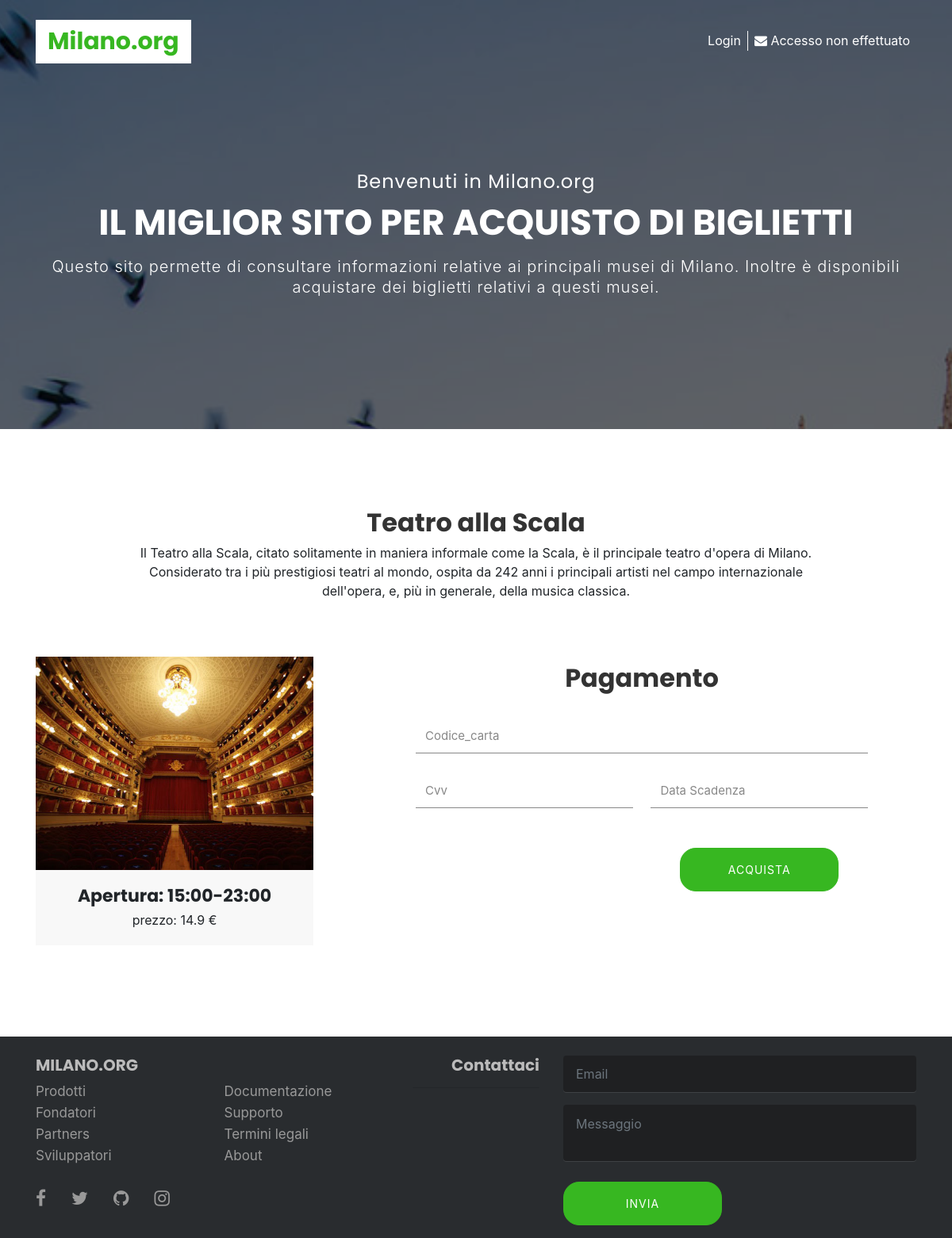
Page /info_museo.php?id=3 on the committed database.
### tables this page shows
CREATE TABLE `musei` (
  `id_museo` int(10) NOT NULL,
  `nome` text NOT NULL,
  `descrizione` text NOT NULL,
  `costo` float NOT NULL,
  `apertura` text NOT NULL,
  `chiusura` text NOT NULL,
  `immagine` text NOT NULL,
  `attivo` varchar(1) NOT NULL
);

### info_museo.php (the view, shortened to what this page needs)
<html>
    <?php
    include "includes/head.php";
    if(isset($_GET['id']))
        $id_museo = $_GET['id'];
    else
        $id_museo = $_POST['id'];
    $query = "SELECT * FROM musei WHERE id_museo = $id_museo";
    $museo = $db->query($query);
    $museo = $museo->fetch_array();
    $nome = $museo['nome'];
    $descrizione = $museo['descrizione'];
    $costo = $museo['costo'];
    $apertura = $museo['apertura'];
    $chiusura = $museo['chiusura'];
    $immagine = $museo['immagine'];
    ?>
    <body>
        <?php include "includes/header.php";
        print
        "<section id='mu-featured-tours'>
            <div class='container'>
                <div class='row'>
                    <div class='col-md-12'>
                        <div class='mu-featured-tours-area'>
                            <h2>$nome</h2>
                            <p class='mu-title-content'>$descrizione</p>
                            <div class='mu-featured-tours-content'>
                                <div class='row'>
                                    <div class='col-md-4'>
                                        <div class='mu-featured-tours-single'>
                                            <img src='assets/images/$immagine' alt='img'>
                                            <div class='mu-featured-tours-single-info'>
                                                <h3>Apertura: $apertura-$chiusura</h4>
                                                <span>prezzo: $costo €</span>
                                            </div>
                                        </div>
                                    </div>
                                    <form action='info_museo.php' method='post' class='mu-contact-form' style='margin-left:10%; float:left; width:50%'>
                                    <br>
                                        <input hidden name='id' value='$id_museo'></input>
                                        <h2> Pagamento </h2><br>
                                        <div class='form-group'>
                                            <input type='text' class='form-control' placeholder='Codice_carta' name='codice_carta' required>
                                        </div>
                                        <div>
                                            <div class='form-group' style='width:48%;float:left'>
                                                    <input type='password' class='form-control' placeholder='Cvv' name='cvv' required>
                                            </div>
                                            <div class='form-group' style='width:48%;float:left;margin-left:4%'>
                                                <input type='text' class='form-control' placeholder='Data Scadenza' id='subject' name='data_scadenza' required>
                                            </div>
                                        </div>
                                        <button name='act' value='acquista' type='submit' class='mu-send-msg-btn'><span>Acquista</span></button>
                                        <div class='form-group' style='width:48%;float:left;margin-left:4%'>";
print "                                 </div>
                                    </form>
                                </div>
                            </div>
                        </div>
                    </div>
                </div>
            </div>
        </section>";
        include 'includes/footer.php';
        ?>
    </body>
</html>

### assets/css/theme-color/default-theme.css (style rules this page uses)
.mu-send-msg-btn, .mu-send-msg-btn:focus, .mu-register-btn:hover, .mu-register-btn:focus { border: 1px solid #37b721; background-color: #37b721; }

### style.css (style rules this page uses)
body, html { overflow-x:hidden; }
h1, h2, h3, h4, h5, h6 { font-family: 'Poppins', sans-serif; font-weight: 700; margin-top: 0; }
h2 { font-size: 32px; line-height: 1.13; }
h3 { font-size: 26px; }
img { border: none; max-width: 100%; }
button { padding: 5px 15px; border: none; }
.mu-send-msg-btn { color: #555; font-size: 14px; font-weight: 400; letter-spacing: 1px; text-align: center; padding: 16px 24px; margin-top: 10px; -webkit-transition: all 0.5s; transition: all 0.5s; width: 200px; color: #fff; border-radius: 20px; cursor: pointer; text-transform: uppercase; }
#mu-featured-tours { background-color: #fff; float: left; padding: 100px 0; display: inline; width: 100%; }
.mu-featured-tours-area { display: inline; float: left; text-align: center; width: 100%; }
.mu-featured-tours-area h2 { color: #333; }
.mu-title-content { padding: 0 10%; }
.mu-featured-tours-content { display: inline; float: left; margin-top: 40px; width: 100%; }
.mu-featured-tours-single { background-color: #f8f8f8; display: inline; float: left; width: 100%; margin: 15px 0; }
.mu-featured-tours-single-info { display: inline; float: left; position: relative; width: 100%; padding: 20px 10px; }
.mu-featured-tours-single h3 { font-size: 22px; margin-bottom: 5px; }
.mu-contact-form { text-align: center; }
.mu-contact-form .form-group input { background: transparent; border-radius: 0; color: #333; font-size: 15px; border: 1px #888; border-style: none none solid none; height: 45px; margin-bottom: 24px; -webkit-transition: all 0.5s; -o-transition: all 0.5s; transition: all 0.5s; }

### rows in the picture
musei: nome "Teatro alla Scala", descrizione "Il Teatro alla Scala, citato solitamente in maniera informale come la Scala, è il principale teatro d'opera di Milano. Considerato tra i più prestigiosi teatri al mondo, ospita da 242 anni i principali artisti nel campo internazionale dell'opera, e, più in generale, della musica classica.", immagine (picture), apertura "15:00", chiusura "23:00", costo "14.9"
